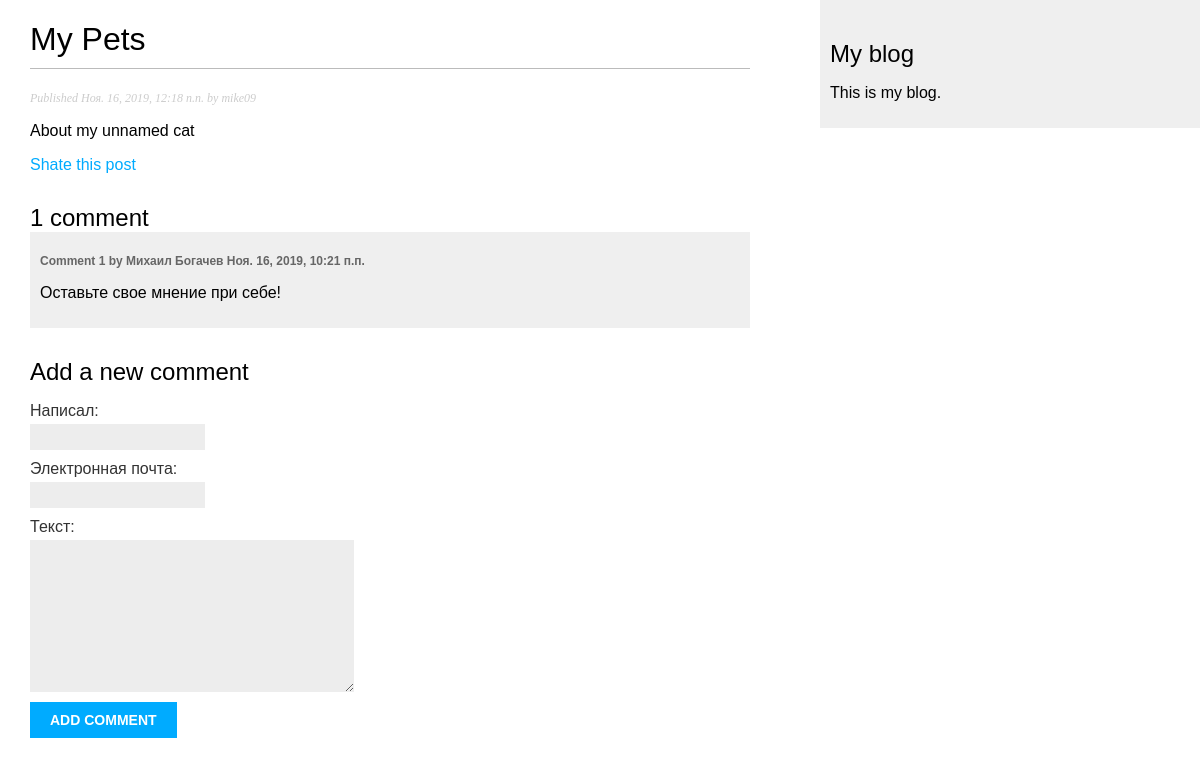
/blog/2019/11/16/my-pets/, run on the app's committed database.
### blog/models.py (models this page shows, shortened)
class Post(models.Model):
	STATUS_CHOICES = (
		('draft', 'Удален'),
		('published', 'Опубликован'),
	)
	title = models.CharField(max_length=250, verbose_name='Заголовок')
	slug = models.SlugField(max_length=250, unique_for_date='publish', verbose_name='Идентификатор')
	author = models.ForeignKey(User, on_delete=models.CASCADE, related_name='blog_posts', verbose_name='Автор')
	body = models.TextField(verbose_name='Текст')
	publish = models.DateTimeField(default=timezone.now, editable=False, verbose_name='Опубликован')
	created = models.DateTimeField(auto_now_add=True, verbose_name='Создан')
	updated = models.DateTimeField(auto_now=True, verbose_name='Обновлен')
	status = models.CharField(max_length=10, choices=STATUS_CHOICES, default='draft', verbose_name='Статус')
	class Meta:
		verbose_name = 'Пост'
		verbose_name_plural = 'Посты'
		ordering = ('-publish',)

class Comment(models.Model):
	post = models.ForeignKey(Post, on_delete=models.CASCADE, related_name='comments')
	name = models.CharField(max_length=80, verbose_name='Написал')
	email = models.EmailField(verbose_name='Электронная почта')
	body = models.TextField(verbose_name='Текст')
	created = models.DateTimeField(auto_now_add=True,verbose_name='Размещен')
	updated = models.DateTimeField(auto_now=True, verbose_name='Изменен')
	active = models.BooleanField(default=True,verbose_name='Активный')
	class Meta:
			verbose_name = 'Комментарий'
			verbose_name_plural = 'Комментарии'
			ordering = ('-created',)

### blog/views.py (the view)
# urls.py: path('<int:year>/<int:month>/<int:day>/<slug:post>/', views.PostDetailView.as_view(), name='post-detail'),
class PostDetailView(generic.DetailView,):
	context_object_name = 'post'
	def setup(self, request, *args, **kwargs):
		super().setup(request, *args, **kwargs)
		if request.method == 'POST':
			self.comment_form = forms.CommentForm(data=self.request.POST)
		else:
			self.comment_form = forms.CommentForm()
		self.blog_post = get_object_or_404(models.Post,
			slug = kwargs['post'],
			status = 'published',
			publish__year = kwargs['year'],
			publish__month = kwargs['month'],
			publish__day = kwargs['day']
		)
		self.new_comment = None
		self.comments = self.blog_post.comments.filter(active=True)
	def get_object(self):
		return self.blog_post
	def get_context_data(self, **kwargs):
		context = super().get_context_data(**kwargs)
		context.update({
			'comments': self.comments,
			'new_comment': self.new_comment,
			'comment_form': self.comment_form
		})
		return context
	def post(self, request, *args, **kwargs):
		if self.comment_form.is_valid():
			self.new_comment = self.comment_form.save(commit=False)
			self.new_comment.post = self.blog_post
			self.new_comment.save()
			self.comment_form.full_clean()
		return super().get(request, *args, **kwargs)

### blog/forms.py
class CommentForm(forms.ModelForm):
	class Meta:
		model = models.Comment
		fields = ('name', 'email', 'body')

### blog/templates/blog/post_detail.html (shortened to what this page needs)
{% extends "blog/base.html" %}
{% block content %}
  <h1>{{ post.title }}</h1>
  <p class="date">
    Published {{ post.publish }} by {{ post.author }}
  </p>
  {{ post.body|linebreaks }}
  <p>
  	<a href="{% url 'blog:post-share' post.id %}">Shate this post</a>
  </p>
  {% with comments.count as total_comments %}
  	<h2>{{ total_comments }} comment{{ total_comments|pluralize }}</h2>
  {% endwith %}
  {% for comment in comments %}
  	<div class="comment">
  		<p class="info">
  			Comment {{ forloop.counter }} by {{ comment.name }} {{ comment.created }}
  		</p>
  		{{ comment.body|linebreaks }}
  	</div>
  {% empty %}
  	<p>There are no comments yet.</p>
  {% endfor %}
  {% if new_comment %}
  	<h2>Your comment has been added.</h2>
  {% else %}
  	<h2>Add a new comment</h2>
  	<form action="." method="post">
  		{{ comment_form.as_p }}
  		<p><input type="submit" value="Add comment"></p>
  	</form>
  {% endif %}
{% endblock %}

### blog/static/css/blog.css (style rules this page uses)
body { margin:0; padding:0; font-family:helvetica, sans-serif; }
a { color:#00abff; text-decoration:none; }
h1 { font-weight:normal; border-bottom:1px solid #bbb; padding:0 0 10px 0; }
h2 { font-weight:normal; margin:30px 0 0; }
p.date { color:#ccc; font-family: georgia, serif; font-size: 12px; font-style: italic; }
label { float:left; clear:both; color:#333; margin-bottom:4px; }
input, textarea { clear:both; float:left; margin:0 0 10px; background:#ededed; border:0; padding:6px 10px; font-size:12px; }
input[type=submit] { font-weight:bold; background:#00abff; color:#fff; padding:10px 20px; font-size:14px; text-transform:uppercase; }
.comment { padding:10px; }
.comment:nth-child(even) { background:#efefef; }
.comment .info { font-weight:bold; font-size:12px; color:#666; }

### data on the page
Post: title "My Pets", publish "Ноя. 16, 2019, 12:18 п.п.", author "mike09", body "About my unnamed cat"
Comment: name "Михаил Богачев", created "Ноя. 16, 2019, 10:21 п.п.", body "Оставьте свое мнение при себе!"

### other printed values
{{ total_comments }} "1"
